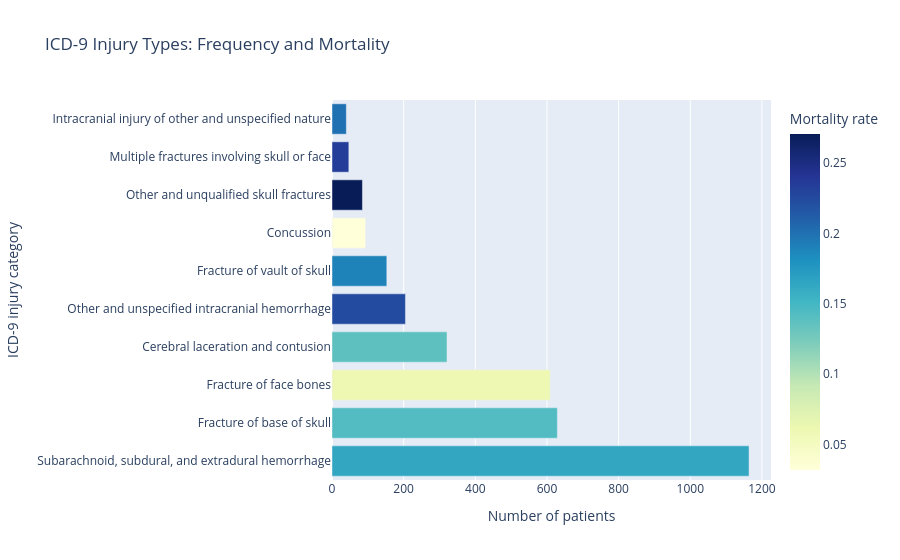

The code cell stored with this chart in its notebook:
### Code cell
fig = px.bar(
    icd9_counts.sort_values("COUNT", ascending=False),
    x="COUNT",
    y="ICD9_DESCRIPTION",
    orientation="h",
    color="MORTALITY_RATE",
    color_continuous_scale="YlGnBu",
    title="ICD-9 Injury Types: Frequency and Mortality",
)

fig.update_layout(
    xaxis_title="Number of patients",
    yaxis_title="ICD-9 injury category",
    coloraxis_colorbar_title="Mortality rate",
)

fig.show()
fig.write_html("figures/icd9_injury_types.html")

### Figure 1 — Plotly figure (JSON) as saved in the notebook; plotly's stock layout.template omitted (floating-point values rounded to 4 significant figures)
{"data": [{"hovertemplate": "COUNT=%{x}<br>ICD9_DESCRIPTION=%{y}<br>MORTALITY_RATE=%{marker.color}<extra></extra>", "legendgroup": "", "marker": {"color": [0.1632, 0.1431, 0.06076, 0.1371, 0.2244, 0.1895, 0.03191, 0.2706, 0.234, 0.2], "coloraxis": "coloraxis", "pattern": {"shape": ""}}, "name": "", "orientation": "h", "showlegend": false, "textposition": "auto", "type": "bar", "x": [1164, 629, 609, 321, 205, 153, 94, 85, 47, 40], "xaxis": "x", "y": ["Subarachnoid, subdural, and extradural hemorrhage", "Fracture of base of skull", "Fracture of face bones", "Cerebral laceration and contusion", "Other and unspecified intracranial hemorrhage", "Fracture of vault of skull", "Concussion", "Other and unqualified skull fractures", "Multiple fractures involving skull or face", "Intracranial injury of other and unspecified nature"], "yaxis": "y"}], "layout": {"barmode": "relative", "coloraxis": {"colorbar": {"title": {"text": "Mortality rate"}}, "colorscale": [[0, "rgb(255,255,217)"], [0.125, "rgb(237,248,177)"], [0.25, "rgb(199,233,180)"], [0.375, "rgb(127,205,187)"], [0.5, "rgb(65,182,196)"], [0.625, "rgb(29,145,192)"], [0.75, "rgb(34,94,168)"], [0.875, "rgb(37,52,148)"], [1, "rgb(8,29,88)"]]}, "legend": {"tracegroupgap": 0}, "title": {"text": "ICD-9 Injury Types: Frequency and Mortality"}, "xaxis": {"anchor": "y", "domain": [0, 1], "title": {"text": "Number of patients"}}, "yaxis": {"anchor": "x", "domain": [0, 1], "title": {"text": "ICD-9 injury category"}}}}
